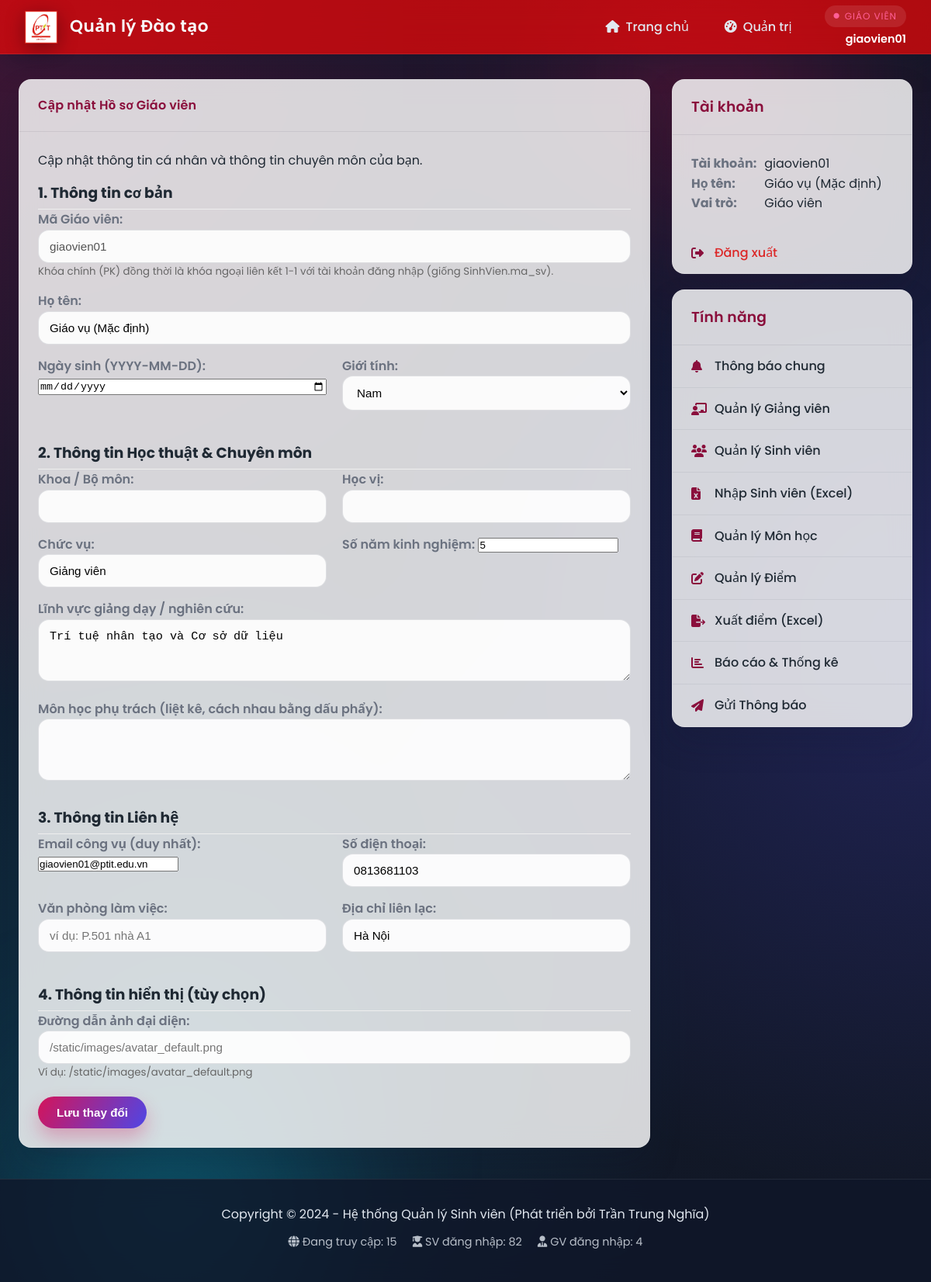
The app's page /admin/profile (signed in) with its own data.
### api/index.py (models this page shows, shortened)
class TaiKhoan(UserMixin, db.Model):
    __tablename__ = 'tai_khoan'
    username = db.Column(db.String(50), primary_key=True)
    password = db.Column(db.String(255), nullable=False)
    vai_tro = db.Column(db.Enum(VaiTroEnum), nullable=False)

class GiaoVien(db.Model):
    __tablename__ = 'giao_vien'
    ma_gv = db.Column(db.String(50), db.ForeignKey('tai_khoan.username', ondelete='CASCADE'), primary_key=True)
    ho_ten = db.Column(db.String(100), nullable=False, default='Giáo viên')
    gioi_tinh = db.Column(db.String(10), nullable=True)
    ngay_sinh = db.Column(db.Date, nullable=True)
    so_dien_thoai = db.Column(db.String(20), nullable=True)
    email = db.Column(db.String(150), unique=True, nullable=True)
    dia_chi = db.Column(db.String(255), nullable=True)
    van_phong = db.Column(db.String(120), nullable=True)
    avatar_url = db.Column(db.String(255), nullable=True)
    khoa_bo_mon = db.Column(db.String(120), nullable=True)
    hoc_vi = db.Column(db.String(100), nullable=True)
    chuc_vu = db.Column(db.String(100), nullable=True)
    linh_vuc = db.Column(db.Text, nullable=True)
    mon_hoc_phu_trach = db.Column(db.Text, nullable=True)
    so_nam_kinh_nghiem = db.Column(db.Integer, nullable=True)
    tai_khoan = db.relationship('TaiKhoan',
                                backref=db.backref('giao_vien', uselist=False, cascade='all, delete-orphan'),
                                foreign_keys=[ma_gv])

### api/index.py (the view, shortened to what this page needs)
@app.route('/admin/profile', methods=['GET', 'POST'])
@login_required
@role_required(VaiTroEnum.GIAOVIEN)
def admin_profile():
    gv = GiaoVien.query.get(current_user.username)
    return render_template('admin_profile.html', gv=gv)

### api/index.py (called while the page is built)
@login_manager.user_loader
def load_user(user_id):
    return TaiKhoan.query.get(user_id)

@app.before_request
def apply_schema_patches():
    global _TEACHER_SCHEMA_PATCHED
    if _TEACHER_SCHEMA_PATCHED:
        return
    ensure_teacher_profile_columns()
    _TEACHER_SCHEMA_PATCHED = True

def role_required(vai_tro_enum):
    def decorator(f):
        @wraps(f)
        def decorated_function(*args, **kwargs):
            if not current_user.is_authenticated:
                return redirect(url_for('login'))
            if current_user.vai_tro != vai_tro_enum:
                abort(403)
            return f(*args, **kwargs)
        return decorated_function
    return decorator

### templates/admin_profile.html (shortened to what this page needs)
{% extends "_layout.html" %}
{% block content %}
<div class="card">
    <div class="card-header">
         Cập nhật Hồ sơ Giáo viên
    </div>
    <div class="card-body">
        <p>Cập nhật thông tin cá nhân và thông tin chuyên môn của bạn.</p>
        <form method="POST" action="{{ url_for('admin_profile') }}">
            <h3 style="margin-top: 15px; border-bottom: 1px solid #eee; padding-bottom: 5px;">1. Thông tin cơ bản</h3>
            <div style="margin-bottom: 15px;">
                <label>Mã Giáo viên:</label>
                <input type="text" name="ma_gv" value="{{ gv.ma_gv }}" disabled>
                <small style="display: block; color: #666;">Khóa chính (PK) đồng thời là khóa ngoại liên kết 1-1 với tài khoản đăng nhập (giống SinhVien.ma_sv).</small>
            </div>
            <div style="margin-bottom: 15px;">
                <label for="ho_ten">Họ tên:</label>
                <input type="text" name="ho_ten" id="ho_ten" value="{{ gv.ho_ten or '' }}" required>
            </div>
            <div style="display: flex; gap: 20px;">
                <div style="margin-bottom: 15px; flex: 1;">
                    <label for="ngay_sinh">Ngày sinh (YYYY-MM-DD):</label>
                    <input type="date" name="ngay_sinh" id="ngay_sinh" value="{{ gv.ngay_sinh.strftime('%Y-%m-%d') if gv.ngay_sinh else '' }}" style="width: 100%;">
                </div>
                <div style="margin-bottom: 15px; flex: 1;">
                    <label for="gioi_tinh">Giới tính:</label>
                    <select name="gioi_tinh" id="gioi_tinh" style="width: 100%;">
                        <option value="Nam" {% if gv.gioi_tinh == 'Nam' %}selected{% endif %}>Nam</option>
                    </select>
                </div>
            </div>
            <h3 style="margin-top: 25px; border-bottom: 1px solid #eee; padding-bottom: 5px;">2. Thông tin Học thuật & Chuyên môn</h3>
            <div style="display: flex; gap: 20px;">
                <div style="margin-bottom: 15px; flex: 1;">
                    <label for="khoa_bo_mon">Khoa / Bộ môn:</label>
                    <input type="text" name="khoa_bo_mon" id="khoa_bo_mon" value="{{ gv.khoa_bo_mon or '' }}">
                </div>
                <div style="margin-bottom: 15px; flex: 1;">
                    <label for="hoc_vi">Học vị:</label>
                    <input type="text" name="hoc_vi" id="hoc_vi" value="{{ gv.hoc_vi or '' }}">
                </div>
            </div>
            <div style="display: flex; gap: 20px;">
                <div style="margin-bottom: 15px; flex: 1;">
                    <label for="chuc_vu">Chức vụ:</label>
                    <input type="text" name="chuc_vu" id="chuc_vu" value="{{ gv.chuc_vu or '' }}">
                </div>
                <div style="margin-bottom: 15px; flex: 1;">
                    <label for="so_nam_kinh_nghiem">Số năm kinh nghiệm:</label>
                    <input type="number" name="so_nam_kinh_nghiem" id="so_nam_kinh_nghiem" value="{{ gv.so_nam_kinh_nghiem or '' }}" min="0">
                </div>
            </div>
            <div style="margin-bottom: 15px;">
                <label for="linh_vuc">Lĩnh vực giảng dạy / nghiên cứu:</label>
                <textarea name="linh_vuc" id="linh_vuc" rows="3" style="width: 100%;">{{ gv.linh_vuc or '' }}</textarea>
            </div>
            <div style="margin-bottom: 15px;">
                <label for="mon_hoc_phu_trach">Môn học phụ trách (liệt kê, cách nhau bằng dấu phẩy):</label>
                <textarea name="mon_hoc_phu_trach" id="mon_hoc_phu_trach" rows="3" style="width: 100%;">{{ gv.mon_hoc_phu_trach or '' }}</textarea>
            </div>
            <h3 style="margin-top: 25px; border-bottom: 1px solid #eee; padding-bottom: 5px;">3. Thông tin Liên hệ</h3>
            <div style="display: flex; gap: 20px;">
                <div style="margin-bottom: 15px; flex: 1;">
                    <label for="email">Email công vụ (duy nhất):</label>
                    <input type="email" name="email" id="email" value="{{ gv.email or '' }}" placeholder="name@ptit.edu.vn">
                </div>
                <div style="margin-bottom: 15px; flex: 1;">
                    <label for="so_dien_thoai">Số điện thoại:</label>
                    <input type="text" name="so_dien_thoai" id="so_dien_thoai" value="{{ gv.so_dien_thoai or '' }}">
                </div>
            </div>
            <div style="display: flex; gap: 20px;">
                <div style="margin-bottom: 15px; flex: 1;">
                    <label for="van_phong">Văn phòng làm việc:</label>
                    <input type="text" name="van_phong" id="van_phong" value="{{ gv.van_phong or '' }}" placeholder="ví dụ: P.501 nhà A1">
                </div>
                <div style="margin-bottom: 15px; flex: 1;">
                    <label for="dia_chi">Địa chỉ liên lạc:</label>
                    <input type="text" name="dia_chi" id="dia_chi" value="{{ gv.dia_chi or '' }}">
                </div>
            </div>
            <h3 style="margin-top: 25px; border-bottom: 1px solid #eee; padding-bottom: 5px;">4. Thông tin hiển thị (tùy chọn)</h3>
            <div style="margin-bottom: 20px;">
                <label for="avatar_url">Đường dẫn ảnh đại diện:</label>
                <input type="text" name="avatar_url" id="avatar_url" value="{{ gv.avatar_url or '' }}" placeholder="/static/images/avatar_default.png">
                <small style="display: block; color: #666;">Ví dụ: /static/images/avatar_default.png</small>
            </div>
            <div>
                <input type="submit" value="Lưu thay đổi">
            </div>
        </form>
    </div>
</div>
{% endblock %}

### templates/_layout.html (shortened to what this page needs)
<!DOCTYPE html>
<html lang="vi">
<head>
    <link rel="stylesheet" href="https://cdnjs.cloudflare.com/ajax/libs/font-awesome/6.5.1/css/all.min.css">
    <link rel="stylesheet" href="{{ url_for('static', filename='css/app.css') }}">
</head>
<body>
<div class="app-shell">
    <header class="app-header">
        <div class="header-logo">
            <img src="{{ url_for('static', filename='Logo.png') }}" alt="Logo">
            <a href="{{ url_for('home') }}" class="header-logo-text">Quản lý Đào tạo</a>
        </div>
        <div class="header-actions">
            <nav class="header-nav">
                <a href="{{ url_for('home') }}" class="{% if request.endpoint == 'home' %}active{% endif %}">
                    <i class="fa-solid fa-house"></i>
                    <span>Trang chủ</span>
                </a>
                {% if current_user.is_authenticated %}
                    {% if current_user.vai_tro.value == 'SINHVIEN' %}
                        <a href="{{ url_for('student_dashboard') }}" class="{% if request.endpoint == 'student_dashboard' %}active{% endif %}">
                            <i class="fa-solid fa-graduation-cap"></i>
                            <span>Bảng tin SV</span>
                        </a>
                    {% else %}
                        <a href="{{ url_for('admin_dashboard') }}" class="{% if request.endpoint == 'admin_dashboard' %}active{% endif %}">
                            <i class="fa-solid fa-gauge-high"></i>
                            <span>Quản trị</span>
                        </a>
                    {% endif %}
                {% endif %}
            </nav>
            {% if current_user.is_authenticated %}
                <div class="header-user">
                    <span class="user-role">
                        <i class="fa-solid fa-circle"></i>
                        {{ 'Sinh viên' if current_user.vai_tro.value == 'SINHVIEN' else 'Giáo viên' }}
                    </span>
                    <span class="user-name">{{ current_user.username }}</span>
                </div>
            {% else %}
                <a href="{{ url_for('login') }}" class="btn btn-ghost header-login">
                    <i class="fa-solid fa-right-to-bracket"></i>
                    Đăng nhập
                </a>
            {% endif %}
        </div>
    </header>
    <div class="app-container">
        <main class="main-content">
            {% block content %}{% endblock %}
        </main>
        <aside class="sidebar-right">
    {% if current_user.is_authenticated %}
        <div class="sidebar-group">
            <h3 class="sidebar-header">Tài khoản</h3>
            <div class="sidebar-content">
                <strong>Tài khoản:</strong> {{ current_user.username }}<br>
                <strong>Họ tên:</strong>
                        {% if current_user.sinh_vien %}
                            {{ current_user.sinh_vien.ho_ten }}
                        {% elif current_user.giao_vien %}
                            {{ current_user.giao_vien.ho_ten }}
                        {% else %}
                            N/A
                        {% endif %}
                        <br>
                <strong>Vai trò:</strong> {{ 'Sinh viên' if current_user.vai_tro.value == 'SINHVIEN' else 'Giáo viên' }}
            </div>
            <nav class="sidebar-nav">
                <a href="{{ url_for('logout') }}" class="logout-link">
                    <i class="fa-solid fa-right-from-bracket"></i>
                    Đăng xuất
                </a>
            </nav>
        </div>
        <div class="sidebar-group">
            <h3 class="sidebar-header">Tính năng</h3>
            <nav class="sidebar-nav">
            {% if current_user.vai_tro.value == 'SINHVIEN' %}
                <a href="{{ url_for('student_dashboard') }}"><i class="fa-solid fa-bell"></i> Thông báo</a>
                <a href="{{ url_for('student_profile') }}"><i class="fa-solid fa-user-pen"></i> Thông tin cá nhân</a>
                <a href="#"><i class="fa-solid fa-book-open"></i> Chương trình học</a>
                <a href="{{ url_for('student_grades') }}"><i class="fa-solid fa-chart-simple"></i> Xem điểm & GPA</a>
                <a href="#"><i class="fa-solid fa-calendar-days"></i> Xem lịch học</a>
                <a href="#"><i class="fa-solid fa-file-pen"></i> Đăng ký môn học</a>
            {% elif current_user.vai_tro.value == 'GIAOVIEN' %}
                    <a href="{{ url_for('thong_bao_chung') }}"><i class="fa-solid fa-bell"></i> Thông báo chung</a>
                    <a href="{{ url_for('admin_manage_teachers') }}"><i class="fa-solid fa-chalkboard-user"></i> Quản lý Giảng viên</a>
                    <a href="{{ url_for('admin_manage_students') }}"><i class="fa-solid fa-users"></i> Quản lý Sinh viên</a>
                    <a href="{{ url_for('admin_import_students') }}"><i class="fa-solid fa-file-excel"></i> Nhập Sinh viên (Excel)</a>
                    <a href="{{ url_for('admin_manage_courses') }}"><i class="fa-solid fa-book"></i> Quản lý Môn học</a>
                    <a href="{{ url_for('admin_manage_grades') }}"><i class="fa-solid fa-pen-to-square"></i> Quản lý Điểm</a>
                    <a href="{{ url_for('admin_export_grades') }}" class="nav-link"><i class="fa-solid fa-file-export"></i> Xuất điểm (Excel)</a>
                    <a href="{{ url_for('admin_reports_index') }}"><i class="fa-solid fa-chart-bar"></i> Báo cáo & Thống kê</a>
                    <a href="{{ url_for('admin_send_notification') }}"><i class="fa-solid fa-paper-plane"></i> Gửi Thông báo</a>
                {% endif %}
            </nav>
        </div>
    {% endif %}
</aside>
    </div>
    <footer class="app-footer">
        <p>Copyright &copy; 2024 - Hệ thống Quản lý Sinh viên (Phát triển bởi Trần Trung Nghĩa)</p>
        <div class="footer-stats">
            <span><i class="fa-solid fa-globe"></i> Đang truy cập: 15</span>
            <span><i class="fa-solid fa-user-graduate"></i> SV đăng nhập: 82</span>
            <span><i class="fa-solid fa-user-tie"></i> GV đăng nhập: 4</span>
        </div>
    </footer>
</div>
</body>
</html>

### records on screen
TaiKhoan: vai_tro "GIÁO VIÊN", username "giaovien01", vai_tro "Giáo viên"
GiaoVien: ma_gv "giaovien01", ho_ten "Giáo vụ (Mặc định)", gioi_tinh "Nam", chuc_vu "Giảng viên", so_nam_kinh_nghiem "5", linh_vuc "Trí tuệ nhân tạo và Cơ sở dữ liệu", email "giaovien01@ptit.edu.vn", so_dien_thoai "0813681103", dia_chi "Hà Nội", giao_vien.ho_ten "Giáo vụ (Mặc định)"
